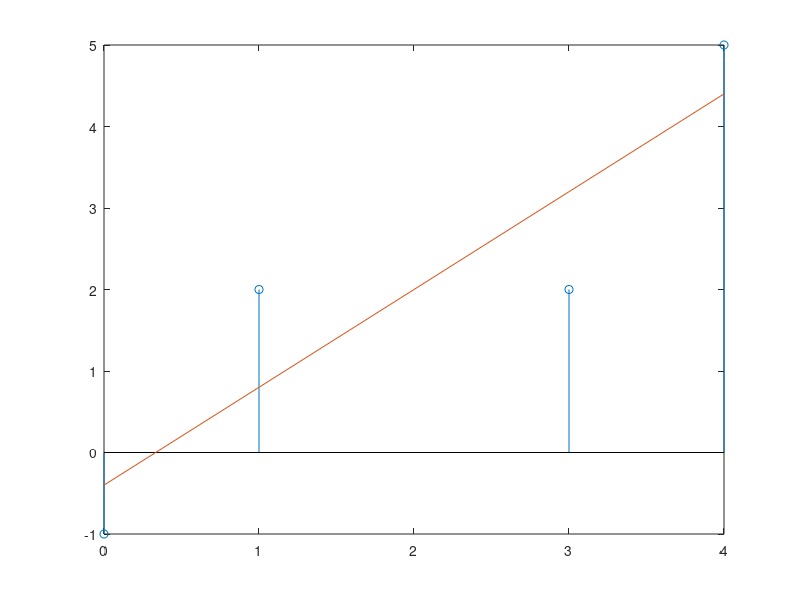

MATLAB code for this plot:
x = [0 1 3 4], y =[-1 2 2 5]
Pn = polyfit(x, y, 1)
new_y = polyval(Pn, x)

stem(x, y)
hold on
plot(x,new_y)

errors_sq = (y-new_y).^2
E2 = sum(errors_sq)